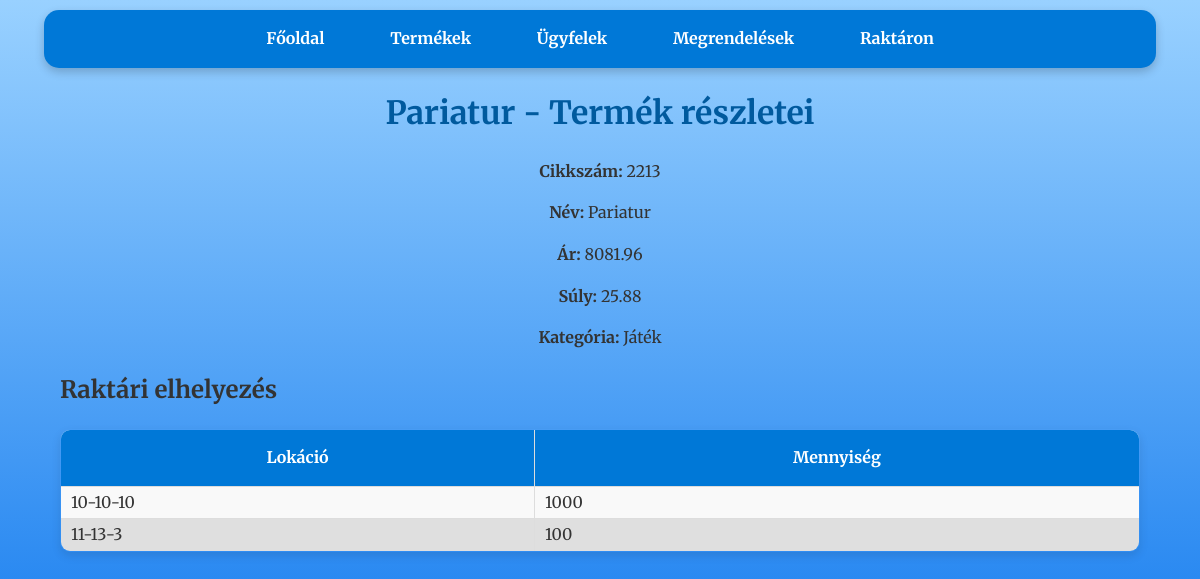
Before: /product/2213 with the older database file.
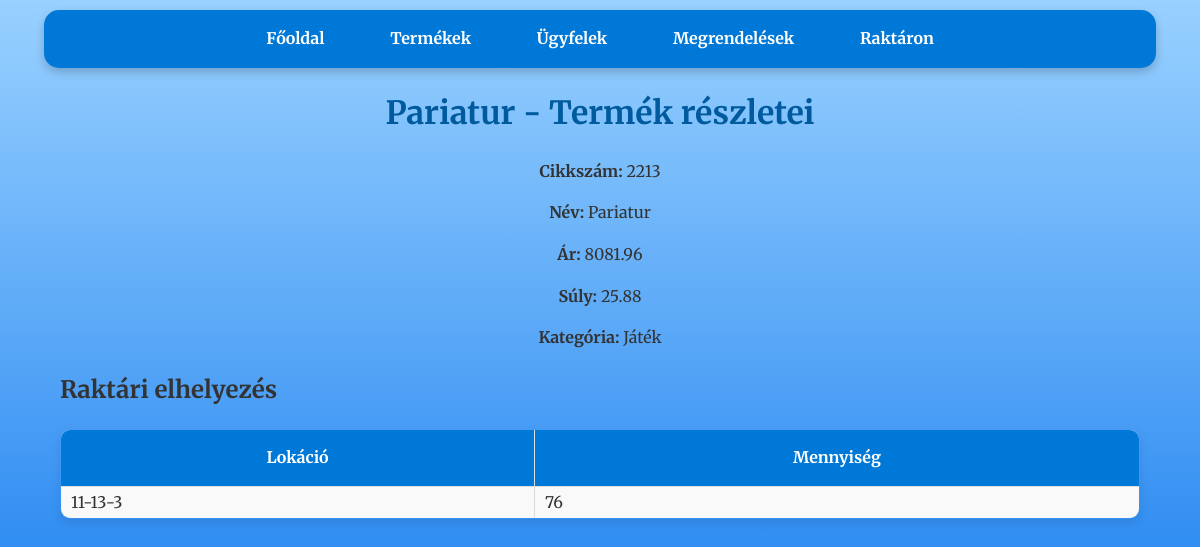
After: the same page with the newer database file.
### tables this page shows
CREATE TABLE stock (
                    id INTEGER PRIMARY KEY,
                    cikkszam TEXT,
                    lokacio TEXT,
                    mennyiseg INTEGER,
                    FOREIGN KEY(cikkszam) REFERENCES products(cikkszam));

### raktar_program-master/app.py (the view)
@app.route('/product/<cikkszam>')
def product_details(cikkszam):
    conn = get_db_connection()
    product = conn.execute(
        'SELECT * FROM products WHERE cikkszam = ?',
        (cikkszam,)
    ).fetchone()
    stock = conn.execute(
        '''SELECT stock.id, stock.lokacio, stock.mennyiseg
           FROM stock
           WHERE stock.cikkszam = ?''',
        (cikkszam,)
    ).fetchall()
    conn.close()
    return render_template(
        'product_details.html',
        product=product,
        stock=stock
    )

### raktar_program-master/app.py (called while the page is built)
def get_db_connection():
    conn = sqlite3.connect('database.db')
    conn.row_factory = sqlite3.Row
    return conn

### raktar_program-master/templates/product_details.html (shortened to what this page needs)
<!DOCTYPE html>
<html lang="hu">
<head>
    <link rel="stylesheet" href="{{ url_for('static', filename='css/style.css') }}">
</head>
<body>
    <nav>
        <a href="{{ url_for('index') }}">Főoldal</a>
        <a href="{{ url_for('products') }}">Termékek</a>
        <a href="{{ url_for('customers') }}">Ügyfelek</a>
        <a href="{{ url_for('orders') }}">Megrendelések</a>
        <a href="{{ url_for('stock') }}">Raktáron</a>
    </nav>
    <h1>{{ product.nev }} - Termék részletei</h1>
    <div class="product-details">
        <p><strong>Cikkszám:</strong> {{ product.cikkszam }}</p>
        <p><strong>Név:</strong> {{ product.nev }}</p>
        <p><strong>Ár:</strong> {{ product.ar }}</p>
        <p><strong>Súly:</strong> {{ product.suly }}</p>
        <p><strong>Kategória:</strong> {{ product.kategoria }}</p>
    </div>
    <div class="container">
        <h2>Raktári elhelyezés</h2>
        <table>
            <thead>
                <tr>
                    <th>Lokáció</th>
                    <th>Mennyiség</th>
                </tr>
            </thead>
            <tbody>
                {% for item in stock %}
                <tr>
                    <td>{{ item.lokacio }}</td>
                    <td>{{ item.mennyiseg }}</td>
                </tr>
                {% endfor %}
            </tbody>
        </table>
    </div>
</body>
</html>

Changed rows visible on the page:
removed stock: lokacio "10-10-10", mennyiseg "1000"
changed stock: mennyiseg "100" → "76"
